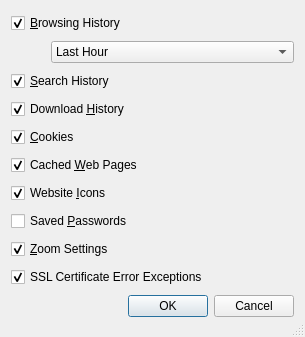
<?xml version="1.0" encoding="UTF-8"?>
<ui version="4.0">
 <class>WebBrowserClearPrivateDataDialog</class>
 <widget class="QDialog" name="WebBrowserClearPrivateDataDialog">
  <property name="geometry">
   <rect>
    <x>0</x>
    <y>0</y>
    <width>305</width>
    <height>337</height>
   </rect>
  </property>
  <property name="windowTitle">
   <string>Clear Private Data</string>
  </property>
  <property name="sizeGripEnabled">
   <bool>true</bool>
  </property>
  <layout class="QVBoxLayout" name="verticalLayout">
   <item>
    <widget class="QCheckBox" name="historyCheckBox">
     <property name="toolTip">
      <string>Select to clear the browsing history</string>
     </property>
     <property name="text">
      <string>&amp;Browsing History</string>
     </property>
     <property name="checked">
      <bool>true</bool>
     </property>
    </widget>
   </item>
   <item>
    <layout class="QHBoxLayout" name="horizontalLayout">
     <item>
      <spacer name="horizontalSpacer">
       <property name="orientation">
        <enum>Qt::Horizontal</enum>
       </property>
       <property name="sizeHint" stdset="0">
        <size>
         <width>40</width>
         <height>20</height>
        </size>
       </property>
      </spacer>
     </item>
     <item>
      <widget class="QComboBox" name="historyCombo">
       <property name="sizePolicy">
        <sizepolicy hsizetype="Expanding" vsizetype="Fixed">
         <horstretch>1</horstretch>
         <verstretch>0</verstretch>
        </sizepolicy>
       </property>
       <property name="toolTip">
        <string>Select the history period to be deleted</string>
       </property>
       <item>
        <property name="text">
         <string>Last Hour</string>
        </property>
       </item>
       <item>
        <property name="text">
         <string>Last Day</string>
        </property>
       </item>
       <item>
        <property name="text">
         <string>Last Week</string>
        </property>
       </item>
       <item>
        <property name="text">
         <string>Last 4 Weeks</string>
        </property>
       </item>
       <item>
        <property name="text">
         <string>Whole Period</string>
        </property>
       </item>
      </widget>
     </item>
    </layout>
   </item>
   <item>
    <widget class="QCheckBox" name="searchCheckBox">
     <property name="toolTip">
      <string>Select to clear the search history</string>
     </property>
     <property name="text">
      <string>&amp;Search History</string>
     </property>
     <property name="checked">
      <bool>true</bool>
     </property>
    </widget>
   </item>
   <item>
    <widget class="QCheckBox" name="downloadsCheckBox">
     <property name="toolTip">
      <string>Select to clear the download history</string>
     </property>
     <property name="text">
      <string>Download &amp;History</string>
     </property>
     <property name="checked">
      <bool>true</bool>
     </property>
    </widget>
   </item>
   <item>
    <widget class="QCheckBox" name="cookiesCheckBox">
     <property name="toolTip">
      <string>Select to clear the cookies</string>
     </property>
     <property name="text">
      <string>&amp;Cookies</string>
     </property>
     <property name="checked">
      <bool>true</bool>
     </property>
    </widget>
   </item>
   <item>
    <widget class="QCheckBox" name="cacheCheckBox">
     <property name="toolTip">
      <string>Select to clear the disk cache</string>
     </property>
     <property name="text">
      <string>Cached &amp;Web Pages</string>
     </property>
     <property name="checked">
      <bool>true</bool>
     </property>
    </widget>
   </item>
   <item>
    <widget class="QCheckBox" name="iconsCheckBox">
     <property name="toolTip">
      <string>Select to clear the website icons</string>
     </property>
     <property name="text">
      <string>Website &amp;Icons</string>
     </property>
     <property name="checked">
      <bool>true</bool>
     </property>
    </widget>
   </item>
   <item>
    <widget class="QCheckBox" name="passwordsCheckBox">
     <property name="toolTip">
      <string>Select to clear the saved passwords</string>
     </property>
     <property name="text">
      <string>Saved &amp;Passwords</string>
     </property>
     <property name="checked">
      <bool>false</bool>
     </property>
    </widget>
   </item>
   <item>
    <widget class="QCheckBox" name="zoomCheckBox">
     <property name="toolTip">
      <string>Select to delete all remembered zoom settings</string>
     </property>
     <property name="text">
      <string>&amp;Zoom Settings</string>
     </property>
     <property name="checked">
      <bool>true</bool>
     </property>
    </widget>
   </item>
   <item>
    <widget class="QCheckBox" name="sslExceptionsCheckBox">
     <property name="text">
      <string>SSL Certificate Error Exceptions</string>
     </property>
     <property name="checked">
      <bool>true</bool>
     </property>
    </widget>
   </item>
   <item>
    <widget class="QDialogButtonBox" name="buttonBox">
     <property name="orientation">
      <enum>Qt::Horizontal</enum>
     </property>
     <property name="standardButtons">
      <set>QDialogButtonBox::Cancel|QDialogButtonBox::Ok</set>
     </property>
    </widget>
   </item>
  </layout>
 </widget>
 <tabstops>
  <tabstop>historyCheckBox</tabstop>
  <tabstop>historyCombo</tabstop>
  <tabstop>searchCheckBox</tabstop>
  <tabstop>downloadsCheckBox</tabstop>
  <tabstop>cookiesCheckBox</tabstop>
  <tabstop>cacheCheckBox</tabstop>
  <tabstop>iconsCheckBox</tabstop>
  <tabstop>passwordsCheckBox</tabstop>
  <tabstop>zoomCheckBox</tabstop>
  <tabstop>sslExceptionsCheckBox</tabstop>
 </tabstops>
 <resources/>
 <connections>
  <connection>
   <sender>buttonBox</sender>
   <signal>accepted()</signal>
   <receiver>WebBrowserClearPrivateDataDialog</receiver>
   <slot>accept()</slot>
   <hints>
    <hint type="sourcelabel">
     <x>267</x>
     <y>342</y>
    </hint>
    <hint type="destinationlabel">
     <x>157</x>
     <y>252</y>
    </hint>
   </hints>
  </connection>
  <connection>
   <sender>buttonBox</sender>
   <signal>rejected()</signal>
   <receiver>WebBrowserClearPrivateDataDialog</receiver>
   <slot>reject()</slot>
   <hints>
    <hint type="sourcelabel">
     <x>294</x>
     <y>342</y>
    </hint>
    <hint type="destinationlabel">
     <x>286</x>
     <y>252</y>
    </hint>
   </hints>
  </connection>
  <connection>
   <sender>historyCheckBox</sender>
   <signal>toggled(bool)</signal>
   <receiver>historyCombo</receiver>
   <slot>setEnabled(bool)</slot>
   <hints>
    <hint type="sourcelabel">
     <x>65</x>
     <y>19</y>
    </hint>
    <hint type="destinationlabel">
     <x>83</x>
     <y>45</y>
    </hint>
   </hints>
  </connection>
 </connections>
</ui>
